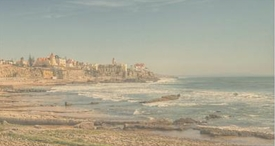
#> input picture Original2.jpeg, 275 x 146 px, found by its file name
$ python histogram4_RGB.py
#> lines starting #> are read from the running program, lines starting #| are printed output that depends on the picture
import numpy as np                      # 숫자 배열 계산을 위해 사용
import matplotlib.pyplot as plt         # 결과 시각화를 위해 사용
import cv2

# 이미지를 그대로 불러옴
def imageload(path):
#> called with path = 'C:/vscode/histogram/Original2.jpeg'
    img = cv2.imread(path)         # 이미지 읽기 -> 이거 BGR로 읽음
#> img is the input picture: shape (146, 275, 3); mean B, G, R 146.8, 165.6, 169.8
    image_rgb = cv2.cvtColor(img, cv2.COLOR_BGR2RGB)
#> call 2 of imageload, with path = 'C:/vscode/histogram/Reference2.jpeg'
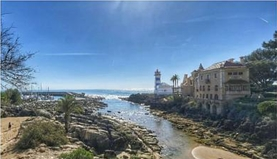
#> input picture Reference2.jpeg, 277 x 159 px, found by its file name
#> in imageload, img is the input picture: shape (159, 277, 3); mean B, G, R 149.8, 125.6, 101.5
    return image_rgb.astype(np.uint8)        # 정수형으로 변환해서 리턴

# 히스토그램 구하기
def compute_histogram(image):
    height = len(image) # 전체 행렬 길이 -> 행 개수
    width = len(image[0]) # 첫 행의 길이 -> 열 개수

    histogram = np.zeros(256)  # 데이터 공간을 bin으로 나누어 발생 빈도를 기록하기 위한 배열
                                # 0~255, 각 인덱스는 0으로 초기화
    # 총 픽셀만큼 반복
    for i in range(height): # 행 수 -> 세로 방향
        for j in range(width): # 열 수 -> 가로 방향
            value = image[i][j] # 현재 픽셀 값 가져와서
            histogram[value] += 1 # 1 추가
    return histogram

# 확률 분포 함수 (PDF) 계산
def PDF(histogram, total_pixels):
    return histogram / total_pixels         # 히스토그램를 총 화소 수로 나눔

# 누적 분포 함수 (CDF)를 수작업으로 계산
def CDF(pdf):
    cdf = np.zeros_like(pdf)           # 같은 크기의 배열 생성
    L = 0.0                          # 누적합을 저장할 변수
    for i in range(len(pdf)):
        L += pdf[i]                  # 이전 값들과 더해가며 누적
        cdf[i] = L                   # CDF 배열에 저장
    return cdf

# CDF를 기반으로 픽셀 매핑 테이블 생성
def create_mapping(cdf_source, cdf_reference):
    mapping = np.zeros(256, dtype=np.uint8)  # 0~255의 매핑 저장용
    for src_val in range(256):
        diff = np.abs(cdf_source[src_val] - cdf_reference)  # 차이 계산
        mapping[src_val] = np.argmin(diff)   # 가장 비슷한 값의 인덱스를 매핑
    return mapping

# 히스토그램 1채널 매칭 수행 함수
def histogram_matching(source_img, reference_img):
    hist_source = compute_histogram(source_img)           # 원본 히스토그램
    hist_reference = compute_histogram(reference_img)     # 기준 히스토그램

    pdf_source = PDF(hist_source, source_img.size)       # PDF 계산 -> CDF 만들 때 사용
    pdf_reference = PDF(hist_reference, reference_img.size)

    cdf_source = CDF(pdf_source)            # CDF 계산
    cdf_reference = CDF(pdf_reference)

    mapping = create_mapping(cdf_source, cdf_reference)    # 매핑 테이블 생성

    # 실제 매핑 적용
    matched_img = np.zeros_like(source_img)
    for i in range(source_img.shape[0]):
        for j in range(source_img.shape[1]):
            matched_img[i, j] = mapping[source_img[i, j]]
    return matched_img

# RGB 이미지에 대해 R, G, B 각각 매칭 수행
def histogram_matching_rgb(source_img, reference_img):
    matched_img = np.zeros_like(source_img)  # 같은 크기 빈 이미지 준비
    for channel in range(3):  # 0=R, 1=G, 2=B
        matched_img[:, :, channel] = histogram_matching(
            source_img[:, :, channel],
            reference_img[:, :, channel]
        )
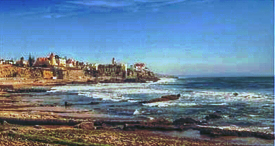
#> matched_img: shape (146, 275, 3); mean R, G, B 102.1, 126.5, 151.1
    return matched_img

# 히스토그램을 출력하는 함수
def plot_histogram(image):
    plt.hist(image.flatten(), bins=256, range=(0, 255), color='red') # .hist()는 히스토그램을 그리는 함수
    plt.xlabel('Pixel value')
    plt.ylabel('Frequency')

    plt.yticks([0, 1000, 2000, 3000, 4000])
    # plt.grid(True) -> 이거 쓰면 축 보임

# 결과를 한 화면에 보여주는 함수
def show_results(source, reference, matched):
    plt.figure(figsize=(12, 8))

    # 이미지 출력
    plt.subplot(2, 3, 1)
    plt.imshow(source)
    plt.title("Original")
    plt.axis('off')

    plt.subplot(2, 3, 2)
    plt.imshow(reference)
    plt.title("Reference")
    plt.axis('off')

    plt.subplot(2, 3, 3)
    plt.imshow(matched)
    plt.title("Result")
    plt.axis('off')

    # 히스토그램 출력
    plt.subplot(2, 3, 4)
    plot_histogram(source)

    plt.subplot(2, 3, 5)
    plot_histogram(reference)

    plt.subplot(2, 3, 6)
    plot_histogram(matched)

    plt.tight_layout()
    plt.show()
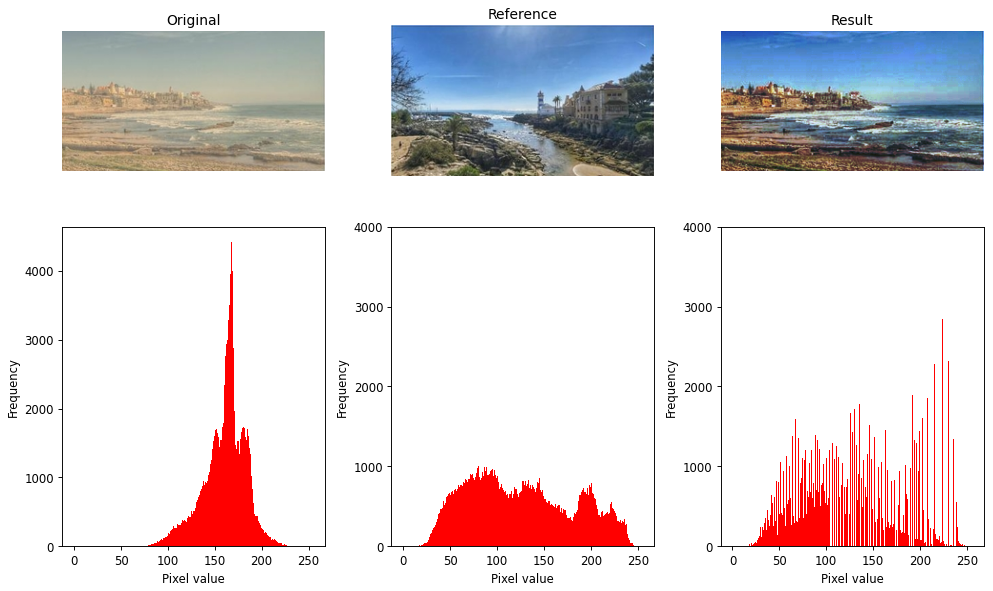
#> figure drawn by matplotlib, 6 panels; panel 4: tallest bar 4418 high, from x = 167.3 to 168.3; panel 5: tallest bar 1006 high, from x = 79.69 to 80.68; panel 6: tallest bar 2843 high, from x = 223.1 to 224.1

# 메인 함수 역할
if __name__ == "__main__":
    # 이미지 불러오기
    source = imageload("C:/vscode/histogram/Original2.jpeg")
    reference = imageload("C:/vscode/histogram/Reference2.jpeg")

    # 히스토그램 매칭 수행
    matched = histogram_matching_rgb(source, reference)

    # 결과 보기
    show_results(source, reference, matched)

    # 저장도 가능
    cv2.imwrite("C:/vscode/histogram/Result2.jpg", matched)

""" 이미지 픽셀 숫자 보려고 적어 둠
print("Source image size:", source.shape)
print("Total pixels:", source.size)
print("Source image size:", reference.shape)
print("Total pixels:", reference.size)
"""
